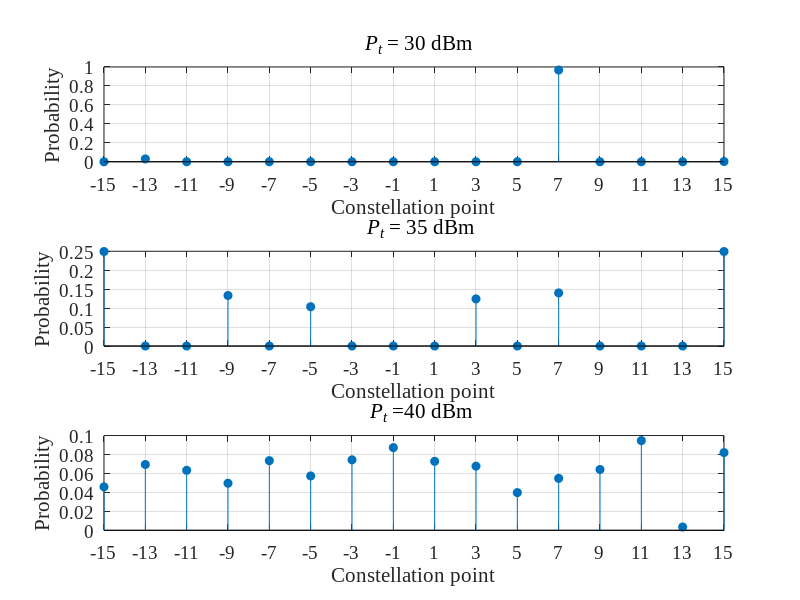
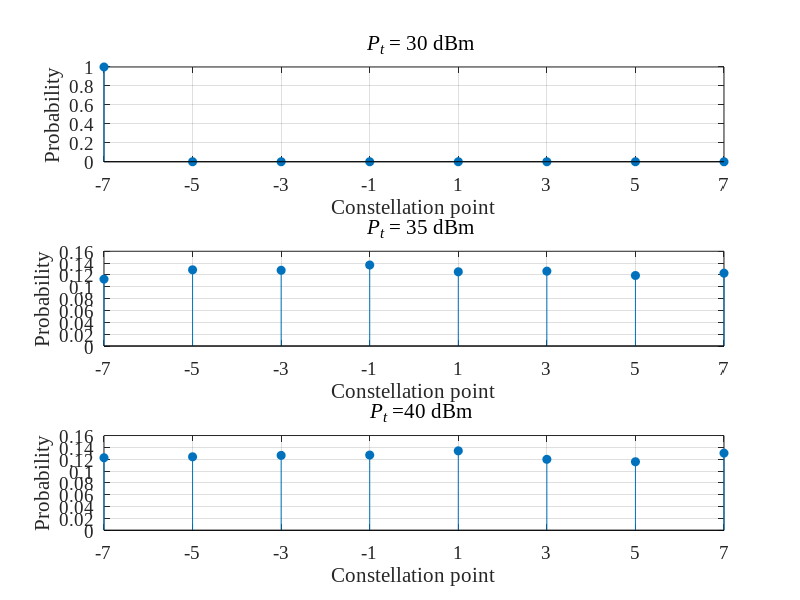

The MATLAB script that drew these images, in order:
X = linspace(-15, 15, 16)';
 X2 = linspace(-7, 7, 8);
% Y3 = [1.00000000e+00 1.00000000e-10 1.00000000e-10 8.04472845e-02       1.00000000e-10 9.98718569e-01 1.00000000e-10 1.00000000e-10       1.00000000e-10 1.00000000e-10 9.98718569e-01 1.00000000e-10      8.04472845e-02 1.00000000e-10 1.00000000e-10 1.00000000e+00];
% Y2 = [ 6.30334488e-01 1.00000000e-10 6.91178911e-03 1.00000000e-10       1.00000000e-10 6.91178911e-03 1.00000000e-10 6.30334488e-01];
% Y1 = [2.20795525e-03 1.00000000e-10 1.00000000e-10 1.00000000e+00       1.00000000e-10 1.00000000e-10 1.00000000e-10 1.00000000e-10       1.00000000e-10 1.00000000e-10 1.00000000e-10 1.00000000e-10       1.00000000e+00 1.00000000e-10 1.00000000e-10 2.20795525e-03];
% % Y4 = [5.49827702e-01 1.00000000e-10 1.00000000e+00 4.23572176e-02       4.23572176e-02 1.00000000e+00 1.00000000e-10 5.49827702e-01];
% Y4 = [7.31650087e-01 1.00001920e-10 6.74040686e-01 4.86756592e-02   4.86756592e-02 6.74040686e-01 1.00001920e-10 7.31650087e-01];
% 90
% Y1 = [1.96039705e-06 1.00000000e-10 1.97555502e-01 4.27585824e-05       1.00000000e+00 8.74753220e-05 2.32890440e-06 1.06059134e-06       1.05743909e-04 1.00000000e+00 3.80444260e-04 1.71611539e-04       1.00000000e-10 1.00000000e-10 9.47986327e-07 1.00000000e+00];
%94   
Y3= [3.45744939e-02 3.78692396e-01 2.62891583e-01 1.02749458e-01       1.61783502e-01 2.39516922e-01 3.95461545e-01 8.18767870e-01       8.69863343e-01 9.37287857e-01 5.82076212e-01 5.90644209e-01       6.69786982e-01 7.06079935e-01 4.62951130e-01 1.49310711e-01];
% Y3=[1.17105841e-01 4.52528242e-01 6.06379632e-01 6.21970686e-01       5.88371032e-01 7.26228528e-01 6.35698905e-01 3.47826112e-01       2.90475909e-01 2.81446554e-01 4.64757247e-01 4.12646958e-01       5.03507735e-01 3.99591139e-01 4.49389730e-01 3.59367948e-01];%50
% Y3 = [1.00000000e+00 1.00000000e-10 1.00000000e-10 1.00000000e-10       1.00000000e+00 1.00000000e+00 1.00000000e-10 1.00000000e+00       1.00000000e-10 1.00000000e-10 1.00000000e+00 3.87190573e-01       1.00000000e-10 1.00000000e+00 6.73799546e-02 1.00000000e+00];
% Y1 = [       8.95340519e-01 6.80116674e-01 6.40534748e-01 4.69732458e-01       3.80327625e-01 8.22300948e-01 6.82488496e-01 5.51239218e-01       9.30656690e-01 7.38905980e-01 1.00000000e+00 8.65613456e-01       8.17133631e-01 8.96796204e-01 7.78212248e-01 7.94015278e-01]   %54
% Y1=[       7.44590916e-01 1.00000000e-10 1.00000000e-10 7.35333785e-02       1.00000000e-10 1.00000000e-10 1.00000000e-10 1.00000000e-10       1.00000000e-10 1.00000000e-10 1.00000000e-10 3.16596054e-01       1.00000000e-10 8.87484007e-02 1.00000000e-10 9.49130263e-01];
Y1= [1.00000000e+00 1.00000000e-10 1.00000000e-10 1.00000000e-10       1.00000000e-10 1.00000000e-10 3.48379206e-01 1.00000000e-10       1.00000000e-10 1.00000000e+00 1.00000000e-10 1.00000000e-10       1.00000000e-10 3.33199413e-01 1.00000000e-10 1.00000000e-10];
% Y1=[       5.72664867e-01 4.32256475e-01 2.70362831e-02 3.66694127e-01
%        1.00000000e+00 9.99996940e-01 6.57483399e-01 5.06796603e-01
%        5.35105438e-01 5.00287426e-01 6.95338619e-01 9.65905229e-01,
%        1.00000000e+00 9.95510017e-01 8.30244017e-01 3.02297107e-01];
% Y1 = [1.00000000e+00 1.00000000e-10 1.00000000e-10 1.00000000e-10       1.00000000e+00 1.00000000e+00 1.00000000e-10 1.00000000e+00       1.00000000e-10 1.00000000e-10 1.00000000e+00 3.87190573e-01       1.00000000e-10 1.00000000e+00 6.73799546e-02 1.00000000e+00]; %44
%85

Y2 = [4.97188342e-01, 5.01788241e-11, 5.01788241e-11, 1.02275670e-03,       6.59979449e-07, 5.01788241e-11, 5.01788241e-11, 5.01788241e-01]; %36
% Y2 = [2.46991919e-01, 5.73701786e-01, 8.06243657e-01, 8.78913345e-01,       7.20075783e-01, 3.61226049e-01, 1.34532433e-01, 7.91204413e-02]
% Y2 = [1.66741273e-01 3.75321148e-01 7.18623344e-01 9.70973652e-01       8.47948941e-01 9.12458716e-01 7.24406389e-01 3.95353493e-01];
%92   
Y4 = [3.62546122e-01 6.51652910e-01 9.99991791e-01 9.99988140e-01       9.99193231e-01 7.60515580e-01 5.47511639e-01 3.02252505e-01];



%30 45
% Y1=[9.81118972e-01 9.81118972e-11 9.81118972e-11 9.81118972e-11       9.81118972e-11 9.81118972e-11 9.81118972e-11 9.81118972e-11       9.81118972e-11 9.81118972e-11 9.81118972e-11 9.99011763e-07       9.81118972e-11 9.81118972e-11 9.81118972e-11 1.88800282e-02]; 
% Y3= [1.00000000e+00 1.00000000e-10 1.00000000e-10 1.00000000e-10       1.00000000e-10 1.00000000e-10 1.41865680e-04 1.00000000e-10       1.00000000e-10 9.27350840e-09 1.00000000e-10 1.00000000e-10       2.14156113e-10 1.00000000e-10 1.00000000e-10 5.81557135e-01];
% Y5=[2.17275544e-06 1.93595186e-06 1.00000000e-10 1.00000000e-10       1.00000000e-10 4.76492762e-06 3.13725052e-01 2.57097528e-06       3.89657702e-07 2.79363091e-06 1.19363887e-06 1.00000000e+00       4.04895194e-06 2.21114117e-06 1.00000000e-10  3.00004549e-06];
% Y2=[1.35509375e-02 9.86449062e-11 9.86449062e-11 9.86449062e-11       9.86449062e-11 9.86449062e-11 9.86449062e-11 9.86449062e-01];
% Y4=[1.00000000e+00 1.00000000e-10 1.00000000e-10, 1.00000000e-10       1.00000000e-10 1.00000000e-10 1.00000000e-10 1.00000000e+00];
% Y6=[1.00000000e-10 1.00000000e-10 1.00000000e+00 1.00000000e-10       1.00000000e-10 1.00000000e-10 9.87949155e-01 1.00000000e-10];
% 45[1.71318351e-01 1.79241050e-01 2.32474875e-01 1.50877057e-01       4.22108316e-01 1.48800888e-01 4.44283961e-01 2.20668721e-01       2.14670476e-01 3.85745151e-01 8.93877544e-01 8.53742215e-01       7.66663866e-01 6.78780475e-01 7.89495948e-01 5.09593672e-01       ]
%45[5.81260779e-01 8.72164062e-01 9.32483474e-01 9.78832616e-01       9.93861811e-01 8.69634904e-01 6.96783379e-01 3.28476979e-01];

Y1=[3.68775241e-07  2.02186142e-02  1.09304421e-07  2.85658083e-07        5.05910605e-07  5.52367438e-07  3.59733855e-07  3.68025720e-07        2.70918142e-08  4.03909513e-07  1.67215113e-07 6.58852241e-01        1.00000000e-11  2.51945075e-07  1.00000000e-11  1.52775945e-03]; 
Y3= [1.00000000e+00,  1.00000000e-11,  1.00000000e-11,  5.34810186e-01,        1.00000000e-11,  4.15979112e-01,  1.00000000e-11,  1.00000000e-11,        1.00000000e-11,  4.98696549e-01,  1.00000000e-11,  5.62002413e-01,        1.00000000e-11,  1.00000000e-11,  1.00000000e-11,  1.00000000e+00];
Y5=[  0.4756113         0.72057101  0.65685695  0.5151107   0.76281968  0.59543545        0.77191521  0.90576328  0.75522408  0.70258242  0.41285089        0.56868744  0.66593929  0.98239608  0.03574857  0.8507241 ];
Y2=[54717399,        0.57102266,  0.63643048,  0.52702169,  0.55680049,  0.49529851,        0.5964661 ,  0.58407619];
Y4=[0.47112776,        0.53674228,  0.53343793,  0.57058839,  0.52287754,  0.52717185,        0.49682973,  0.51289958];
% Y6=[  0.73554812,        0.66552722,  0.62156063,  0.58936313,  0.66900642,  0.74228327,        0.70457728,  0.62911722 ];
Y6= [0.50136256,        0.50771342,  0.51733057,  0.51966559,  0.54886647,  0.49017937,        0.47355718,  0.5328728 ];
Y1 = Y1 /sum(Y1);
Y2 = Y2 /sum(Y2);
Y3 = Y3 /sum(Y3);
Y4 = Y4 /sum(Y4);
Y5 = Y5 /sum(Y5);
Y6 = Y6 /sum(Y6);

% Create figure
figure1 = figure;


% Change default axes fonts.
set(0,'DefaultAxesFontName', 'Times New Roman')
set(0,'DefaultAxesFontSize', 14)
% Create subplot 1
subplot1 = subplot(3,1,2,'Parent',figure1);
hold(subplot1,'on');
stem(X,Y3,'filled')
xlabel('Constellation point') 
xticks([-15 -13 -11 -9 -7 -5 -3 -1 1 3 5 7 9 11 13 15])
xticklabels({'-15','-13' ,'-11', '-9', '-7', '-5', '-3', '-1', '1', '3', '5', '7', '9', '11', '13', '15'})
ylabel('Probability') 
title({' \rm \it P_t \rm= 35 dBm'});
box on
grid on

subplot1 = subplot(3,1,3,'Parent',figure1);
hold(subplot1,'on');
stem(X,Y5,'filled')
xlabel('Constellation point') 
xticks([-15 -13 -11 -9 -7 -5 -3 -1 1 3 5 7 9 11 13 15])
xticklabels({'-15','-13' ,'-11', '-9', '-7', '-5', '-3', '-1', '1', '3', '5', '7', '9', '11', '13', '15'})
ylabel('Probability') 
title({' \rm \it P_t \rm=40 dBm'});
box on
grid on
subplot1 = subplot(3,1,1,'Parent',figure1);
hold(subplot1,'on');
box on
grid on
stem(X,Y1,'filled')
xlabel('Constellation point') 
xticks([-15 -13 -11 -9 -7 -5 -3 -1 1 3 5 7 9 11 13 15])
xticklabels({'-15', '-13','-11', '-9', '-7', '-5', '-3', '-1', '1', '3', '5', '7', '9', '11', '13', '15'})
ylabel('Probability') 

title({'\rm \it P_t\rm = 30 dBm'});





figure1 = figure;
box on
grid on
set(0,'DefaultAxesFontName', 'Times New Roman')
set(0,'DefaultAxesFontSize', 14)

subplot1 = subplot(3,1,1,'Parent',figure1);
hold(subplot1,'on');
stem(X2,Y2,'filled')
xlim([-7 7])
xlabel('Constellation point') 
xticks([-7 -5 -3 -1 1 3 5 7])
xticklabels({' -7', '-5','-3', '-1', '1', '3', '5', '7'})
ylabel('Probability') 
title({' \rm \it P_t\rm = 30 dBm'});
box on
grid on

% Create subplot 2
subplot1 = subplot(3,1,2,'Parent',figure1);
hold(subplot1,'on');
box on
grid on
xlim([-7 7])
stem(X2,Y4,'filled')
xlabel('Constellation point') 
xticks([-7 -5 -3 -1 1 3 5 7])
xticklabels({' -7', '-5','-3', '-1', '1', '3', '5', '7'})
ylabel('Probability') 
title({'\rm \it  P_t \rm= 35 dBm'});
grid on
subplot1 = subplot(3,1,3,'Parent',figure1);
hold(subplot1,'on');
xlim([-7 7])
stem(X2,Y6,'filled')
grid on
box on
xlabel('Constellation point') 
xticks([-7 -5 -3 -1 1 3 5 7])
xticklabels({' -7', '-5','-3', '-1', '1', '3', '5', '7'})
ylabel('Probability') 
title({' \rm \it P_t \rm=40 dBm'});
